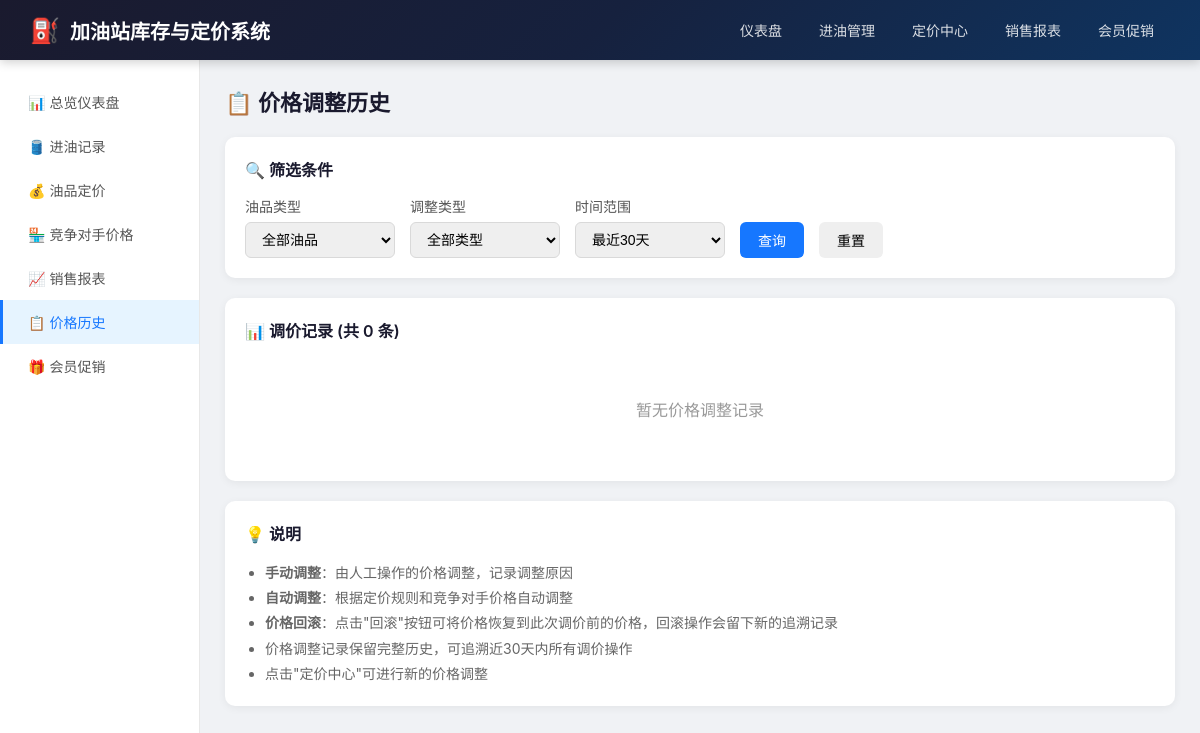
The app's page /price/history, older data.
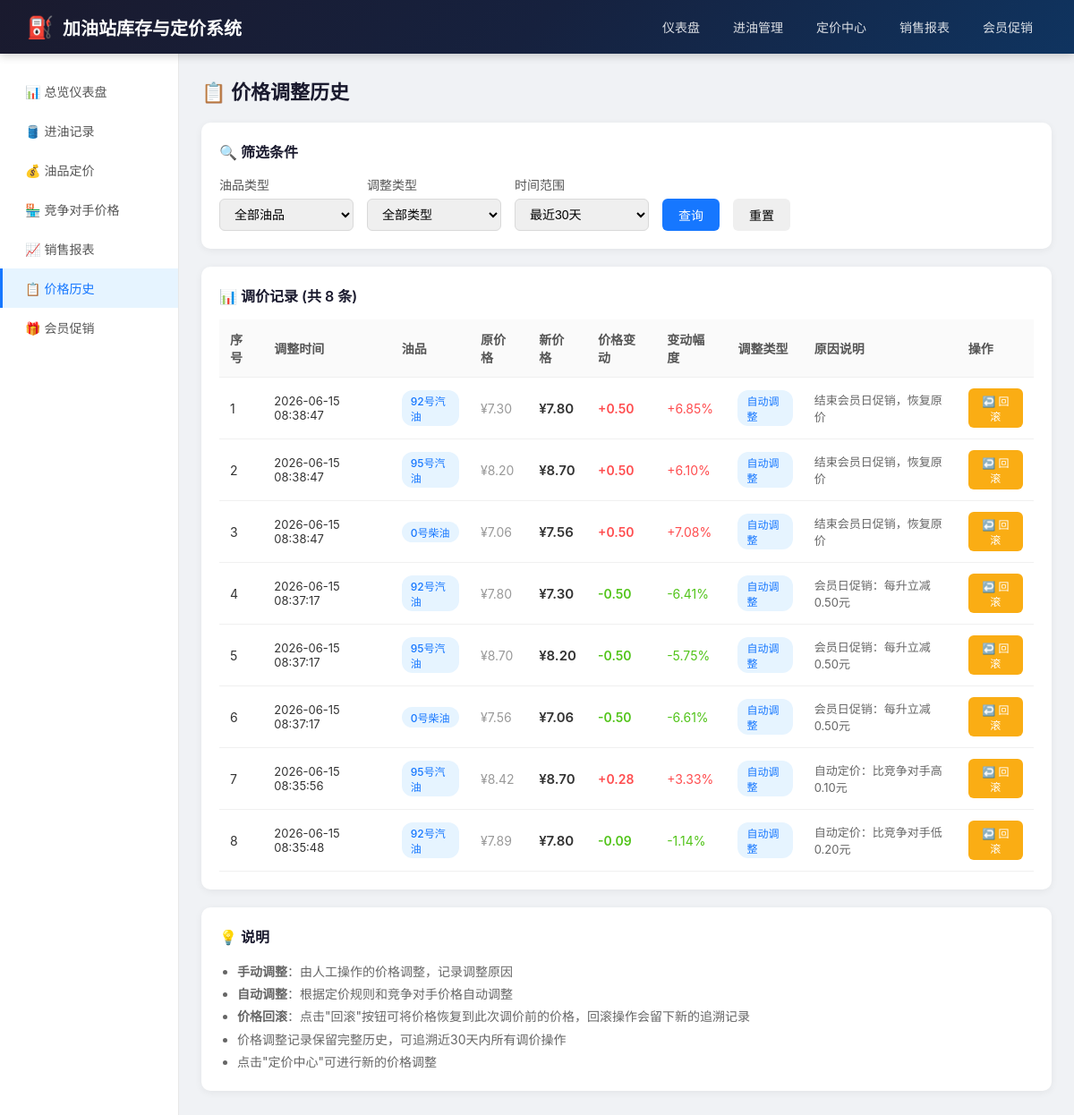
The same page, newer data.
### models.py (models this page shows, shortened)
class PriceHistory(db.Model):
    __tablename__ = 'price_histories'
    id = db.Column(db.Integer, primary_key=True)
    fuel_id = db.Column(db.Integer, db.ForeignKey('fuels.id'), nullable=False)
    old_price = db.Column(db.Float, nullable=False)
    new_price = db.Column(db.Float, nullable=False)
    change_time = db.Column(db.DateTime, nullable=False)
    change_type = db.Column(db.String(20), nullable=False)
    reason = db.Column(db.String(200))
    created_at = db.Column(db.DateTime, default=datetime.now)

class Fuel(db.Model):
    __tablename__ = 'fuels'
    id = db.Column(db.Integer, primary_key=True)
    code = db.Column(db.String(20), unique=True, nullable=False)
    name = db.Column(db.String(50), nullable=False)
    tank_capacity = db.Column(db.Float, default=50000)
    current_price = db.Column(db.Float, nullable=False)
    price_update_time = db.Column(db.DateTime, default=datetime.now)
    created_at = db.Column(db.DateTime, default=datetime.now)
    intake_records = db.relationship('IntakeRecord', backref='fuel', lazy='dynamic')
    sales_records = db.relationship('SalesRecord', backref='fuel', lazy='dynamic')
    price_histories = db.relationship('PriceHistory', backref='fuel', lazy='dynamic')
    competitor_prices = db.relationship('CompetitorPrice', backref='fuel', lazy='dynamic')
    member_promotions = db.relationship('MemberPromotion', backref='fuel', lazy='dynamic')

### app.py (the view)
@app.route('/price/history')
def price_history():
    days = int(request.args.get('days', 30))
    fuel_id = request.args.get('fuel_id', type=int)
    change_type = request.args.get('change_type', '')
    query = PriceHistory.query
    if fuel_id:
        query = query.filter_by(fuel_id=fuel_id)
    if change_type:
        query = query.filter_by(change_type=change_type)
    price_histories = query.order_by(PriceHistory.change_time.desc())\
        .filter(PriceHistory.change_time >= datetime.now() - timedelta(days=days)).all()
    fuels = Fuel.query.all()
    return render_template('price_history.html',
                         price_histories=price_histories,
                         fuels=fuels,
                         selected_fuel=fuel_id,
                         selected_type=change_type,
                         days=days)

### templates/price_history.html (shortened to what this page needs)
{% extends 'base.html' %}
{% block content %}
<h2 class="page-title">📋 价格调整历史</h2>
<div class="card">
    <div class="card-title">🔍 筛选条件</div>
    <form method="GET" style="display: flex; gap: 15px; align-items: flex-end; flex-wrap: wrap;">
        <div class="form-group" style="margin-bottom: 0; min-width: 150px;">
            <label>油品类型</label>
            <select name="fuel_id">
                <option value="">全部油品</option>
            </select>
        </div>
        <div class="form-group" style="margin-bottom: 0; min-width: 150px;">
            <label>调整类型</label>
            <select name="change_type">
                <option value="">全部类型</option>
            </select>
        </div>
        <div class="form-group" style="margin-bottom: 0; min-width: 150px;">
            <label>时间范围</label>
            <select name="days">
                <option value="30" {% if days == 30 %}selected{% endif %}>最近30天</option>
            </select>
        </div>
        <button type="submit" class="btn btn-primary">查询</button>
        <button type="button" class="btn" onclick="resetFilters()">重置</button>
    </form>
</div>
<div class="card">
    <div class="card-title">
        <span>📊 调价记录 (共 {{ price_histories|length }} 条)</span>
    </div>
    {% if price_histories %}
    <table>
        <thead>
            <tr>
                <th>序号</th>
                <th>调整时间</th>
                <th>油品</th>
                <th>原价格</th>
                <th>新价格</th>
                <th>价格变动</th>
                <th>变动幅度</th>
                <th>调整类型</th>
                <th>原因说明</th>
                <th>操作</th>
            </tr>
        </thead>
        <tbody>
            {% for ph in price_histories %}
            {% set change = ph.new_price - ph.old_price %}
            {% set change_pct = (change / ph.old_price * 100) if ph.old_price else 0 %}
            <tr id="row-{{ ph.id }}">
                <td>{{ loop.index }}</td>
                <td style="font-size: 13px;">{{ ph.change_time.strftime('%Y-%m-%d %H:%M:%S') }}</td>
                <td><span class="tag tag-blue">{{ ph.fuel.name }}</span></td>
                <td style="color: #999;">¥{{ '%.2f'|format(ph.old_price) }}</td>
                <td style="font-weight: 600; font-size: 15px;">¥{{ '%.2f'|format(ph.new_price) }}</td>
                <td style="color: {% if change > 0 %}#ff4d4f{% elif change < 0 %}#52c41a{% else %}#999{% endif %}; font-weight: 600;">
                    {% if change > 0 %}+{% endif %}{{ '%.2f'|format(change) }}
                </td>
                <td style="color: {% if change > 0 %}#ff4d4f{% elif change < 0 %}#52c41a{% else %}#999{% endif %};">
                    {% if change > 0 %}+{% endif %}{{ '%.2f'|format(change_pct) }}%
                </td>
                <td>
                    <span class="tag {% if ph.change_type == 'auto' %}tag-blue{% else %}tag-purple{% endif %}">
                        {{ '自动调整' if ph.change_type == 'auto' else '手动调整' }}
                    </span>
                </td>
                <td style="font-size: 13px; color: #666; max-width: 200px;">{{ ph.reason or '-' }}</td>
                <td>
                    <button onclick="rollbackPrice({{ ph.id }}, '{{ ph.fuel.name }}', {{ ph.old_price }})"
                            class="btn btn-sm btn-warning"
                            title="回滚到此次调价前的价格 ¥{{ '%.2f'|format(ph.old_price) }}">
                        ↩️ 回滚
                    </button>
                </td>
            </tr>
            {% endfor %}
        </tbody>
    </table>
    {% else %}
    <p style="color: #999; text-align: center; padding: 40px;">暂无价格调整记录</p>
    {% endif %}
</div>
<div class="card">
    <div class="card-title">💡 说明</div>
    <ul style="line-height: 1.8; color: #666; font-size: 14px; margin-left: 20px;">
        <li><strong>手动调整</strong>：由人工操作的价格调整，记录调整原因</li>
        <li><strong>自动调整</strong>：根据定价规则和竞争对手价格自动调整</li>
        <li><strong>价格回滚</strong>：点击"回滚"按钮可将价格恢复到此次调价前的价格，回滚操作会留下新的追溯记录</li>
        <li>价格调整记录保留完整历史，可追溯近30天内所有调价操作</li>
        <li>点击"定价中心"可进行新的价格调整</li>
    </ul>
</div>
{% endblock %}

Row changes from the older to the newer data that the page shows:
added PriceHistory: change_time "2026-06-15 08:38:47", fuel.name "92号汽油", old_price "7.30", new_price "7.80", change "0.50", change_pct "6.85", change_type "自动调整", reason "结束会员日促销，恢复原价"
added PriceHistory: change_time "2026-06-15 08:38:47", fuel.name "95号汽油", old_price "8.20", new_price "8.70", change "0.50", change_pct "6.10", change_type "自动调整", reason "结束会员日促销，恢复原价"
added PriceHistory: change_time "2026-06-15 08:38:47", fuel.name "0号柴油", old_price "7.06", new_price "7.56", change "0.50", change_pct "7.08", change_type "自动调整", reason "结束会员日促销，恢复原价"
added PriceHistory: change_time "2026-06-15 08:37:17", fuel.name "92号汽油", old_price "7.80", new_price "7.30", change "-0.50", change_pct "-6.41", change_type "自动调整", reason "会员日促销：每升立减0.50元"
added PriceHistory: change_time "2026-06-15 08:37:17", fuel.name "95号汽油", old_price "8.70", new_price "8.20", change "-0.50", change_pct "-5.75", change_type "自动调整", reason "会员日促销：每升立减0.50元"
added PriceHistory: change_time "2026-06-15 08:37:17", fuel.name "0号柴油", old_price "7.56", new_price "7.06", change "-0.50", change_pct "-6.61", change_type "自动调整", reason "会员日促销：每升立减0.50元"
added PriceHistory: change_time "2026-06-15 08:35:56", fuel.name "95号汽油", old_price "8.42", new_price "8.70", change "0.28", change_pct "3.33", change_type "自动调整", reason "自动定价：比竞争对手高0.10元"
added PriceHistory: change_time "2026-06-15 08:35:48", fuel.name "92号汽油", old_price "7.89", new_price "7.80", change "-0.09", change_pct "-1.14", change_type "自动调整", reason "自动定价：比竞争对手低0.20元"
Text that changed along with them:
{{ price_histories|length }}: "0" → "8"
text no longer shown: "暂无价格调整记录"
text now shown: "序号 调整时间 油品 原价格 新价格 价格变动 变动幅度 调整类型 原因说明 操作"
